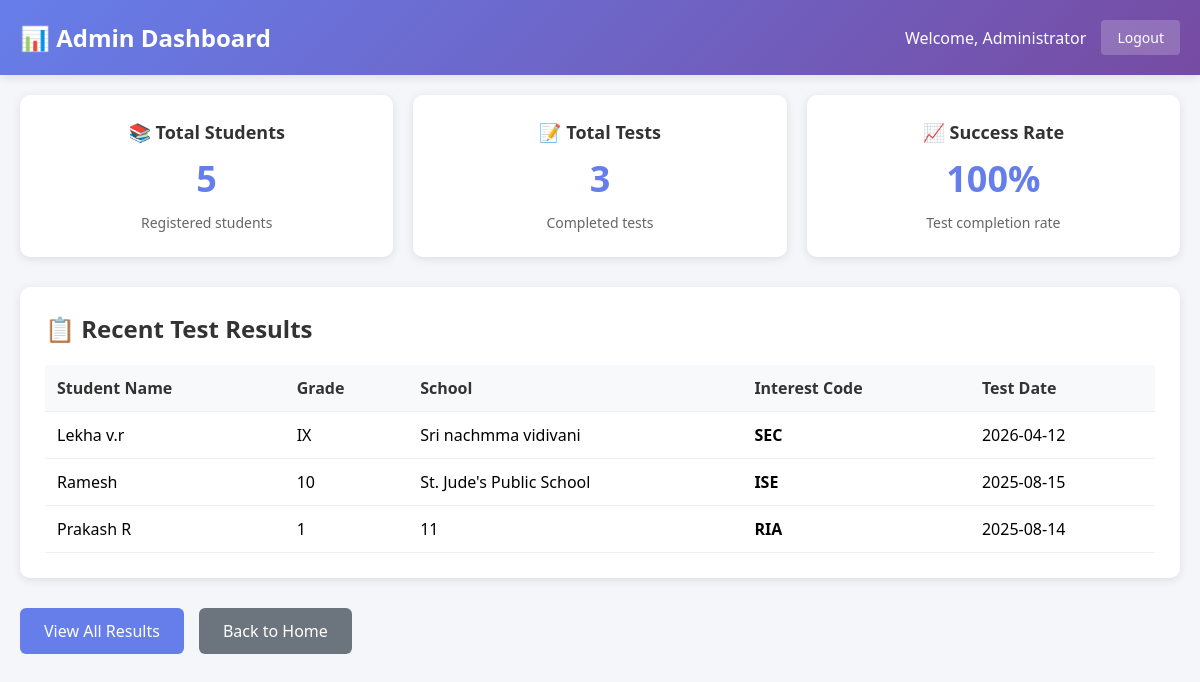
The app's page /admin/dashboard (signed in) with its own data.
### tables this page shows
CREATE TABLE test_results (
            id INTEGER PRIMARY KEY AUTOINCREMENT,
            student_id INTEGER,
            r_score INTEGER DEFAULT 0,
            i_score INTEGER DEFAULT 0,
            a_score INTEGER DEFAULT 0,
            s_score INTEGER DEFAULT 0,
            e_score INTEGER DEFAULT 0,
            c_score INTEGER DEFAULT 0,
            dominant_type TEXT,
            created_at TIMESTAMP DEFAULT CURRENT_TIMESTAMP,
            FOREIGN KEY (student_id) REFERENCES students (id)
        );

CREATE TABLE students (
            id INTEGER PRIMARY KEY AUTOINCREMENT,
            name TEXT NOT NULL,
            grade TEXT NOT NULL,
            school_name TEXT NOT NULL,
            address TEXT NOT NULL,
            fathers_name TEXT NOT NULL,
            fathers_phone TEXT NOT NULL,
            mothers_name TEXT NOT NULL,
            mothers_phone TEXT NOT NULL,
            created_at TIMESTAMP DEFAULT CURRENT_TIMESTAMP
        );

### app.py (the view)
@app.route('/admin/dashboard')
@admin_required
def admin_dashboard():
    conn = sqlite3.connect('riasec.db')
    cursor = conn.cursor()
    cursor.execute('SELECT COUNT(*) FROM students')
    total_students = cursor.fetchone()[0]
    cursor.execute('SELECT COUNT(*) FROM test_results')
    total_tests = cursor.fetchone()[0]
    cursor.execute('''
        SELECT s.name, s.grade, s.school_name, tr.dominant_type, tr.created_at
        FROM students s
        JOIN test_results tr ON s.id = tr.student_id
        ORDER BY tr.created_at DESC
        LIMIT 10
    ''')
    recent_results = cursor.fetchall()
    conn.close()
    return render_template('admin_dashboard.html',
                         total_students=total_students,
                         total_tests=total_tests,
                         recent_results=recent_results)

### app.py (called while the page is built)
def admin_required(f):
    @wraps(f)
    def decorated_function(*args, **kwargs):
        if 'admin_logged_in' not in session:
            flash('Please login as admin to access this page.', 'error')
            return redirect(url_for('admin_login'))
        return f(*args, **kwargs)
    return decorated_function

### templates/admin_dashboard.html (shortened to what this page needs)
<!DOCTYPE html>
<html>
<head>
</head>
<body>
    <div class="header">
        <div class="header-content">
            <h1>📊 Admin Dashboard</h1>
            <div class="user-info">
                <span>Welcome, Administrator</span>
                <a href="{{ url_for('admin_logout') }}" class="logout-btn">Logout</a>
            </div>
        </div>
    </div>
    <div class="container">
        <div class="stats-grid">
            <div class="stat-card">
                <h3>📚 Total Students</h3>
                <div class="number">{{ total_students }}</div>
                <div class="description">Registered students</div>
            </div>
            <div class="stat-card">
                <h3>📝 Total Tests</h3>
                <div class="number">{{ total_tests }}</div>
                <div class="description">Completed tests</div>
            </div>
            <div class="stat-card">
                <h3>📈 Success Rate</h3>
                <div class="number">{{ "100%" if total_students > 0 else "0%" }}</div>
                <div class="description">Test completion rate</div>
            </div>
        </div>
        <div class="recent-results">
            <h2>📋 Recent Test Results</h2>
            {% if recent_results %}
                <table class="results-table">
                    <thead>
                        <tr>
                            <th>Student Name</th>
                            <th>Grade</th>
                            <th>School</th>
                            <th>Interest Code</th>
                            <th>Test Date</th>
                        </tr>
                    </thead>
                    <tbody>
                        {% for result in recent_results %}
                        <tr>
                            <td>{{ result[0] }}</td>
                            <td>{{ result[1] }}</td>
                            <td>{{ result[2] }}</td>
                            <td><strong>{{ result[3] if result[3] else 'N/A' }}</strong></td>
                            <td>{{ result[4][:10] if result[4] else 'N/A' }}</td>
                        </tr>
                        {% endfor %}
                    </tbody>
                </table>
            {% else %}
                <div class="no-results">
                    No test results available yet.
                </div>
            {% endif %}
        </div>
        <div class="actions">
            <a href="{{ url_for('admin_results') }}" class="btn">View All Results</a>
            <a href="{{ url_for('index') }}" class="btn btn-secondary">Back to Home</a>
        </div>
    </div>
</body>
</html>

### templates/admin_dashboard.html (style rules this page uses)
body { font-family: "Segoe UI", Tahoma, sans-serif; background: #f4f6f9; margin: 0; padding: 0; }
.header { background: linear-gradient(135deg, #667eea 0%, #764ba2 100%); color: white; padding: 20px; box-shadow: 0 2px 10px rgba(0,0,0,0.1); }
.header-content { max-width: 1200px; margin: 0 auto; display: flex; justify-content: space-between; align-items: center; }
.header h1 { margin: 0; font-size: 24px; }
.header .user-info { display: flex; align-items: center; gap: 15px; }
.logout-btn { background: rgba(255,255,255,0.2); color: white; border: none; padding: 8px 16px; border-radius: 4px; cursor: pointer; text-decoration: none; font-size: 14px; }
.container { max-width: 1200px; margin: 0 auto; padding: 20px; }
.stats-grid { display: grid; grid-template-columns: repeat(auto-fit, minmax(250px, 1fr)); gap: 20px; margin-bottom: 30px; }
.stat-card { background: white; padding: 25px; border-radius: 10px; box-shadow: 0 2px 10px rgba(0,0,0,0.1); text-align: center; }
.stat-card h3 { margin: 0 0 10px 0; color: #333; font-size: 18px; }
.stat-card .number { font-size: 36px; font-weight: bold; color: #667eea; margin: 10px 0; }
.stat-card .description { color: #666; font-size: 14px; }
.recent-results { background: white; padding: 25px; border-radius: 10px; box-shadow: 0 2px 10px rgba(0,0,0,0.1); }
.recent-results h2 { margin: 0 0 20px 0; color: #333; }
.results-table { width: 100%; border-collapse: collapse; }
.results-table th, .results-table td { padding: 12px; text-align: left; border-bottom: 1px solid #eee; }
.results-table th { background: #f8f9fa; font-weight: 600; color: #333; }
.actions { margin-top: 30px; display: flex; gap: 15px; flex-wrap: wrap; }
.btn { padding: 12px 24px; background: #667eea; color: white; text-decoration: none; border-radius: 6px; font-weight: 500; transition: background 0.3s; }
.btn-secondary { background: #6c757d; }

### records on screen
test_results: name "Lekha v.r", grade "IX", school_name "Sri nachmma vidivani", dominant_type "SEC", created_at "2026-04-12"
test_results: name "Ramesh", grade "10", school_name "St. Jude's Public School", dominant_type "ISE", created_at "2025-08-15"
test_results: name "Prakash R", grade "1", school_name "11", dominant_type "RIA", created_at "2025-08-14"

### other values on screen
{{ total_students }} "5"
{{ total_tests }} "3"
{{ "100%" if total_students > 0 else "0%" }} "100%"
